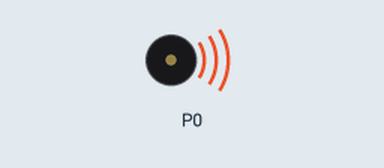
This program was run on a simulated BBC micro:bit running MicroPython. Shown: buzzer (waves = sounding). At 14.0 s the program stops and its outputs stay as they are.

Above: at 0.49 s.
At 14.0 s:
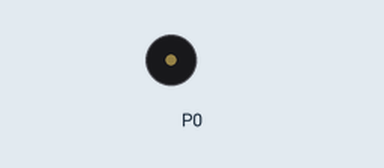
Timing chart, 0 to 15.5 s (numbered marks = the images above):
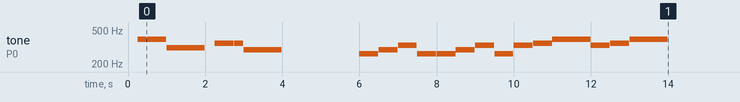

Measured:
- by itself, tone on P0: plays 392 Hz for 0.24 s, 392 Hz for 0.24 s, 392 Hz for 0.24 s, 311 Hz for 0.99 s, 349 Hz for 0.24 s, 349 Hz for 0.24 s … (22 notes in this stretch)

The program:

demo04_music.py
```python
# 代码参考
# https://microbit-micropython.readthedocs.io/en/latest/tutorials/music.html

import music
from microbit import *

music.play(music.DADADADUM)
sleep(2000)

tune = ["C4:4", "D4:4", "E4:4", "C4:4",
        "C4:4", "D4:4", "E4:4", "C4:4",
        "E4:4", "F4:4", "G4:8", "E4:4",
        "F4:4", "G4:8"]
music.play(tune)
```
